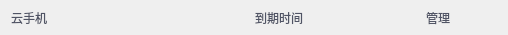
<?xml version="1.0" encoding="UTF-8"?>
<ui version="4.0">
 <class>authorizationItem</class>
 <widget class="QWidget" name="authorizationItem">
  <property name="geometry">
   <rect>
    <x>0</x>
    <y>0</y>
    <width>508</width>
    <height>35</height>
   </rect>
  </property>
  <property name="windowTitle">
   <string>Form</string>
  </property>
  <property name="styleSheet">
   <string notr="true">color:#505465;</string>
  </property>
  <layout class="QHBoxLayout" name="horizontalLayout">
   <property name="topMargin">
    <number>0</number>
   </property>
   <property name="bottomMargin">
    <number>0</number>
   </property>
   <item>
    <widget class="QLabel" name="labelPhone">
     <property name="sizePolicy">
      <sizepolicy hsizetype="MinimumExpanding" vsizetype="Preferred">
       <horstretch>0</horstretch>
       <verstretch>0</verstretch>
      </sizepolicy>
     </property>
     <property name="minimumSize">
      <size>
       <width>118</width>
       <height>0</height>
      </size>
     </property>
     <property name="maximumSize">
      <size>
       <width>16777215</width>
       <height>16777215</height>
      </size>
     </property>
     <property name="styleSheet">
      <string notr="true">background:transparent;</string>
     </property>
     <property name="text">
      <string>云手机</string>
     </property>
     <property name="wordWrap">
      <bool>true</bool>
     </property>
    </widget>
   </item>
   <item>
    <widget class="QLabel" name="labelExpirationTime">
     <property name="minimumSize">
      <size>
       <width>118</width>
       <height>0</height>
      </size>
     </property>
     <property name="maximumSize">
      <size>
       <width>16777215</width>
       <height>16777215</height>
      </size>
     </property>
     <property name="styleSheet">
      <string notr="true">background:transparent;</string>
     </property>
     <property name="text">
      <string>到期时间</string>
     </property>
    </widget>
   </item>
   <item>
    <widget class="QToolButton" name="toolBtnOper">
     <property name="minimumSize">
      <size>
       <width>118</width>
       <height>0</height>
      </size>
     </property>
     <property name="maximumSize">
      <size>
       <width>16777215</width>
       <height>16777215</height>
      </size>
     </property>
     <property name="styleSheet">
      <string notr="true">QToolButton {
border:none;
background:transparent;
}
QToolButton:hover  {
border:none;
background:transparent;
}
QToolButton:pressed  {
border:none;
background:transparent;
}
QToolButton:clicked  {
border:none;
background:transparent;
}</string>
     </property>
     <property name="text">
      <string>管理</string>
     </property>
     <property name="icon">
      <iconset resource="res.qrc">
       <normaloff>:/resource/author/oper.png</normaloff>:/resource/author/oper.png</iconset>
     </property>
     <property name="iconSize">
      <size>
       <width>16</width>
       <height>16</height>
      </size>
     </property>
     <property name="toolButtonStyle">
      <enum>Qt::ToolButtonTextBesideIcon</enum>
     </property>
     <property name="autoRaise">
      <bool>true</bool>
     </property>
    </widget>
   </item>
  </layout>
 </widget>
 <resources>
  <include location="res.qrc"/>
 </resources>
 <connections/>
</ui>
